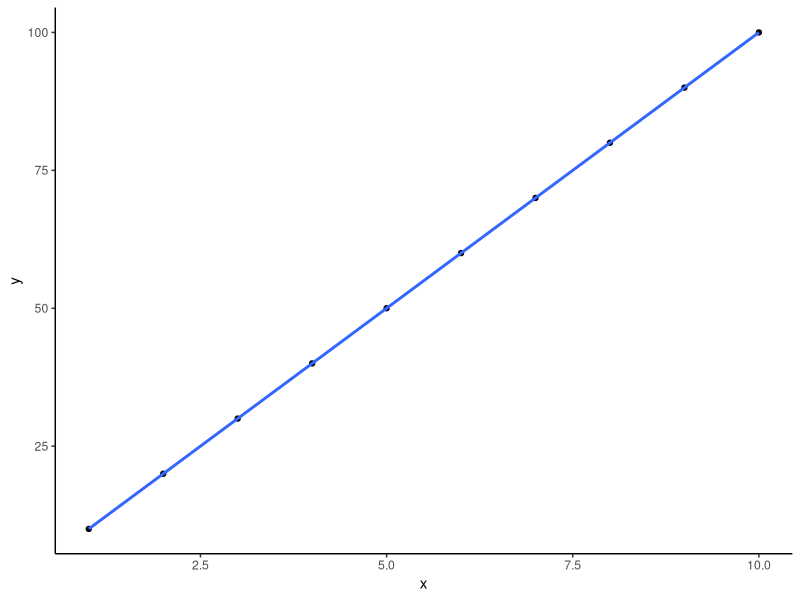

Write R code to recreate this figure.
# make a ggplot for the whole world to see
library(ggplot2)
df <- data.frame(x = 1:10, y= seq(10, 100, 10))

ggplot(df, aes(x, y)) + geom_point() + 
  geom_smooth(se=F) + theme_classic()

#this is cool
